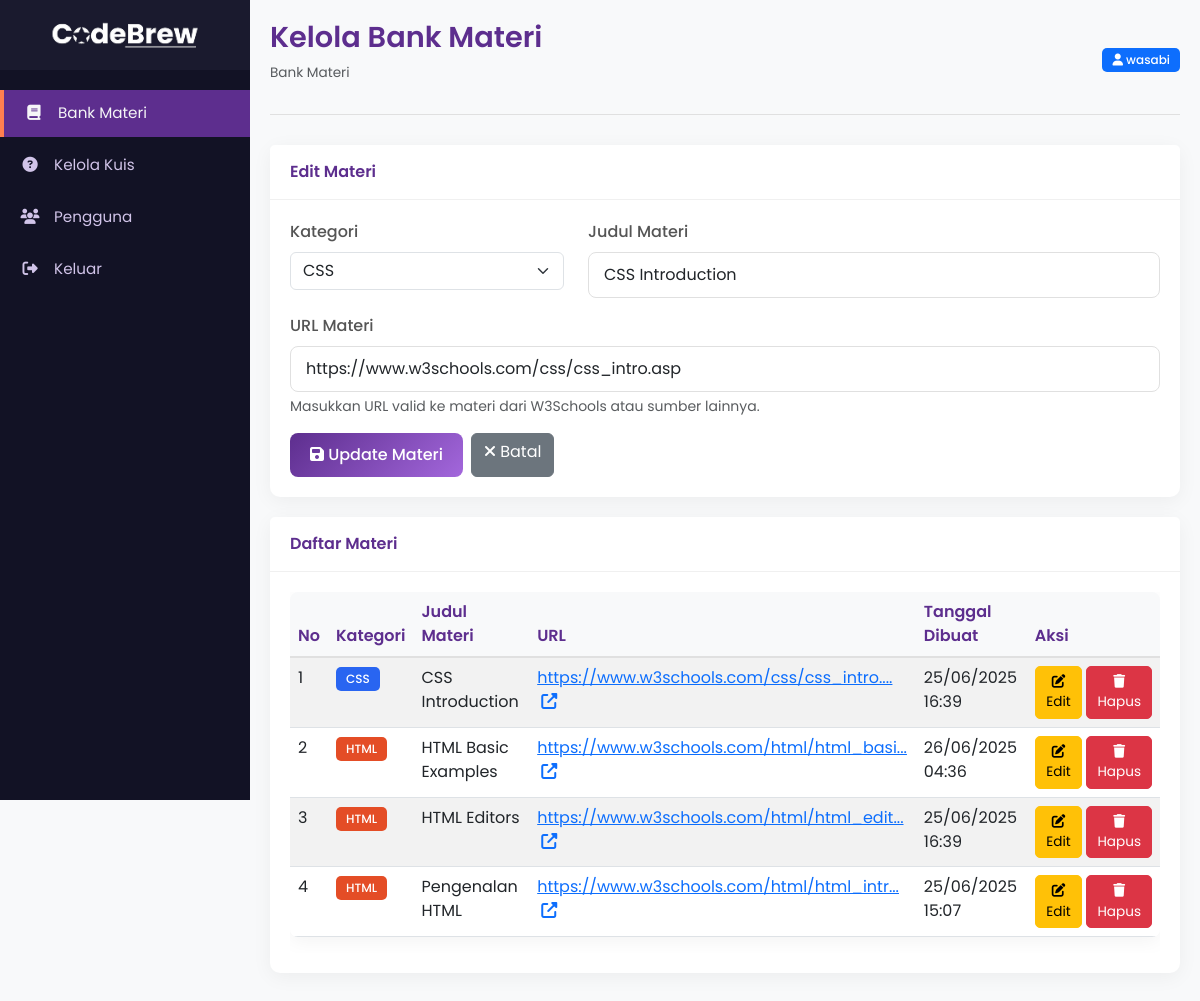
/admin/materi_bank.php?edit=3 (signed in), run on the app's committed database.
### tables this page shows
CREATE TABLE `materi_bank` (
  `id` int NOT NULL,
  `kategori` varchar(50) NOT NULL,
  `judul` varchar(255) NOT NULL,
  `url` text NOT NULL,
  `admin_id` int DEFAULT NULL,
  `created_at` datetime DEFAULT CURRENT_TIMESTAMP,
  `updated_at` datetime DEFAULT CURRENT_TIMESTAMP ON UPDATE CURRENT_TIMESTAMP
);

### admin/materi_bank.php (the view, shortened to what this page needs)
<?php
include_once '../connection.php';
$id = $kategori = $judul = $url = '';
$isEditing = false;
if (isset($_GET['edit']) && !empty($_GET['edit'])) {
    $editId = $_GET['edit'];
    $editQuery = "SELECT * FROM materi_bank WHERE id = ?";
    $stmt = $conn->prepare($editQuery);
    $stmt->bind_param("i", $editId);
    $stmt->execute();
    $result = $stmt->get_result();
    if ($result->num_rows > 0) {
        $row = $result->fetch_assoc();
        $kategori = $row['kategori'];
        $judul = $row['judul'];
        $url = $row['url'];
        $isEditing = true;
    }
}
?>
<!DOCTYPE html>
<html lang="id">
<head>
    <link rel="stylesheet" href="https://cdnjs.cloudflare.com/ajax/libs/font-awesome/6.4.0/css/all.min.css">
    <link href="https://cdn.jsdelivr.net/npm/bootstrap@5.3.0-alpha1/dist/css/bootstrap.min.css" rel="stylesheet">
</head>
<body>
    <div class="sidebar">
        <div class="sidebar-header">
            <img src="../assets/Cuplikan_layar_2025-04-17_195753-removebg-preview 1.png" alt="CodeBrew Logo">
        </div>
        <ul class="sidebar-menu">
            <li>
                <a href="materi_bank.php" class="active">
                    <i class="fas fa-book"></i> <span>Bank Materi</span>
                </a>
            </li>
            <li>
                <a href="manage_quiz.php">
                    <i class="fas fa-question-circle"></i> <span>Kelola Kuis</span>
                </a>
            </li>
            <li>
                <a href="users.php">
                    <i class="fas fa-users"></i> <span>Pengguna</span>
                </a>
            </li>
            <li>
            <a href="../register-login/logout.php" id="logout-link">
            <i class="fas fa-sign-out-alt"></i> <span>Keluar</span>
                </a>
            </li>
        </ul>
    </div>
    <div class="main-content">
        <div class="content-header">
            <div class="d-flex justify-content-between align-items-center">
                <div>
                    <h1>Kelola Bank Materi</h1>
                    <nav aria-label="breadcrumb">
                        <ol class="breadcrumb">
                            <li class="breadcrumb-item active" aria-current="page">Bank Materi</li>
                        </ol>
                    </nav>
                </div>
                <div>
                    <span class="badge bg-primary">
                        <i class="fas fa-user"></i> <?php echo htmlspecialchars($_SESSION['username']); ?>
                    </span>
                </div>
            </div>
        </div>
        <div class="card">
            <div class="card-header">
                <?php echo $isEditing ? 'Edit Materi' : 'Tambah Materi Baru'; ?>
            </div>
            <div class="card-body">
                <form method="POST" action="materi_bank.php">
                    <div class="row mb-3">
                        <div class="col-md-4">
                            <label for="kategori" class="form-label">Kategori</label>
                            <select class="form-select" id="kategori" name="kategori" required>
                                <option value="CSS" <?php echo $kategori == 'CSS' ? 'selected' : ''; ?>>CSS</option>
                            </select>
                        </div>
                        <div class="col-md-8">
                            <label for="judul" class="form-label">Judul Materi</label>
                            <input type="text" class="form-control" id="judul" name="judul" placeholder="Masukkan judul materi" value="<?php echo htmlspecialchars($judul); ?>" required>
                        </div>
                    </div>
                    <div class="mb-3">
                        <label for="url" class="form-label">URL Materi</label>
                        <input type="url" class="form-control" id="url" name="url" placeholder="https://www.w3schools.com/..." value="<?php echo htmlspecialchars($url); ?>" required>
                        <div class="form-text">Masukkan URL valid ke materi dari W3Schools atau sumber lainnya.</div>
                    </div>
                    <div class="d-flex gap-2">
                        <button type="submit" class="btn btn-primary">
                            <i class="fas fa-save"></i> <?php echo $isEditing ? 'Update Materi' : 'Simpan Materi'; ?>
                        </button>
                        <?php if ($isEditing): ?>
                            <a href="materi_bank.php" class="btn btn-secondary">
                                <i class="fas fa-times"></i> Batal
                            </a>
                        <?php endif; ?>
                    </div>
                </form>
            </div>
        </div>
        <div class="card">
            <div class="card-header">
                Daftar Materi
            </div>
            <div class="card-body">
                <?php
                $query = "SELECT * FROM materi_bank ORDER BY kategori, judul";
                $result = $conn->query($query);
                ?>
                <?php if ($result && $result->num_rows > 0): ?>
                    <div class="table-responsive">
                        <table class="table table-striped table-hover">
                            <thead>
                                <tr>
                                    <th>No</th>
                                    <th>Kategori</th>
                                    <th>Judul Materi</th>
                                    <th>URL</th>
                                    <th>Tanggal Dibuat</th>
                                    <th>Aksi</th>
                                </tr>
                            </thead>
                            <tbody>
                                <?php
                                $no = 1;
                                while ($row = $result->fetch_assoc()):
                                    $badgeClass = 'badge-';
                                    switch ($row['kategori']) {
                                        case 'HTML':
                                            $badgeClass .= 'html';
                                            break;
                                        case 'CSS':
                                            $badgeClass .= 'css';
                                            break;
                                    }
                                ?>
                                <tr>
                                    <td><?php echo $no++; ?></td>
                                    <td><span class="badge <?php echo $badgeClass; ?>"><?php echo htmlspecialchars($row['kategori']); ?></span></td>
                                    <td><?php echo htmlspecialchars($row['judul']); ?></td>
                                    <td>
                                        <a href="<?php echo htmlspecialchars($row['url']); ?>" target="_blank" title="<?php echo htmlspecialchars($row['url']); ?>">
                                            <?php
                                            $displayUrl = strlen($row['url']) > 40 ? substr($row['url'], 0, 40) . '...' : $row['url'];
                                            echo htmlspecialchars($displayUrl);
                                            ?>
                                            <i class="fas fa-external-link-alt ms-1"></i>
                                        </a>
                                    </td>
                                    <td><?php echo date('d/m/Y H:i', strtotime($row['created_at'])); ?></td>
                                    <td>
                                        <div class="d-flex gap-1">
                                            <a href="materi_bank.php?edit=<?php echo $row['id']; ?>" class="btn btn-sm btn-warning table-action-btn">
                                                <i class="fas fa-edit"></i> Edit
                                            </a>
                                            <button type="button" onclick="confirmDelete(<?php echo $row['id']; ?>)" class="btn btn-sm btn-danger table-action-btn">
                                                <i class="fas fa-trash"></i> Hapus
                                            </button>
                                        </div>
                                    </td>
                                </tr>
                                <?php endwhile; ?>
                            </tbody>
                        </table>
                    </div>
                <?php else: ?>
                    <div class="alert alert-info mb-0">
                        <i class="fas fa-info-circle"></i> Belum ada data materi. Silakan tambahkan materi baru.
                    </div>
                <?php endif; ?>
            </div>
        </div>
    </div>
</body>
</html>

### admin/materi_bank.php (style rules this page uses)
:root { --primary: #5D2E8E; --secondary: #A367DC; --accent: #FF7F50; --dark: #1A1A2E; --darker: #121225; --light: #F5F5F7; --light-purple: #D1C4E9; --gradient: linear-gradient(135deg, #5D2E8E 0%, #A367DC 100%); }
* { margin: 0; padding: 0; box-sizing: border-box; font-family: 'Poppins', sans-serif; }
body { background-color: #f8f9fa; color: #333; min-height: 100vh; display: flex; }
.sidebar { width: 250px; background: var(--darker); color: var(--light); height: 100vh; position: fixed; transition: all 0.3s; z-index: 1000; }
.sidebar-header { padding: 20px; background: var(--dark); text-align: center; }
.sidebar-header img { max-width: 150px; }
.sidebar-menu { padding: 20px 0; list-style: none; }
.sidebar-menu li { margin-bottom: 5px; }
.sidebar-menu a { display: block; padding: 12px 20px; color: var(--light-purple); text-decoration: none; transition: all 0.3s; font-size: 0.95rem; }
.sidebar-menu a:hover, .sidebar-menu a.active { background: var(--primary); color: var(--light); border-left: 4px solid var(--accent); }
.sidebar-menu a i { margin-right: 10px; width: 20px; text-align: center; }
.main-content { flex: 1; margin-left: 250px; padding: 20px; transition: all 0.3s; }
.content-header { margin-bottom: 30px; border-bottom: 1px solid #e0e0e0; padding-bottom: 15px; }
.content-header h1 { font-size: 1.8rem; color: var(--primary); font-weight: 600; }
.content-header .breadcrumb { font-size: 0.85rem; }
.card { border-radius: 10px; box-shadow: 0 4px 20px rgba(0, 0, 0, 0.05); border: none; margin-bottom: 20px; }
.card-header { background-color: #fff; border-bottom: 1px solid #f0f0f0; padding: 15px 20px; font-weight: 600; color: var(--primary); }
.card-body { padding: 20px; }
.form-label { font-weight: 500; color: #555; }
.form-control { border-radius: 8px; padding: 10px 15px; border: 1px solid #e0e0e0; }
.btn-primary { background: var(--gradient); border: none; border-radius: 8px; padding: 10px 20px; font-weight: 500; transition: all 0.3s; }
.table { border-radius: 8px; overflow: hidden; box-shadow: 0 4px 20px rgba(0, 0, 0, 0.05); }
.table thead th { background-color: #f8f9fa; color: var(--primary); font-weight: 600; border-bottom: 2px solid #e0e0e0; }
.table-action-btn { padding: 5px 10px; border-radius: 5px; font-size: 0.85rem; }
.badge { padding: 6px 10px; border-radius: 5px; font-weight: 500; }
.badge-html { background-color: #E44D26; color: white; }
.badge-css { background-color: #2965f1; color: white; }

### data on the page
materi_bank: kategori "CSS", judul "CSS Introduction", url "https://www.w3schools.com/css/css_intro.asp", url "https://www.w3schools.com/css/css_intro....", created_at "25/06/2025 16:39"
materi_bank: kategori "HTML", judul "HTML Basic Examples", url "https://www.w3schools.com/html/html_basi...", created_at "26/06/2025 04:36"
materi_bank: kategori "HTML", judul "HTML Editors", url "https://www.w3schools.com/html/html_edit...", created_at "25/06/2025 16:39"
materi_bank: kategori "HTML", judul "Pengenalan HTML", url "https://www.w3schools.com/html/html_intr...", created_at "25/06/2025 15:07"

### other printed values
$_SESSION['username'] "wasabi"
